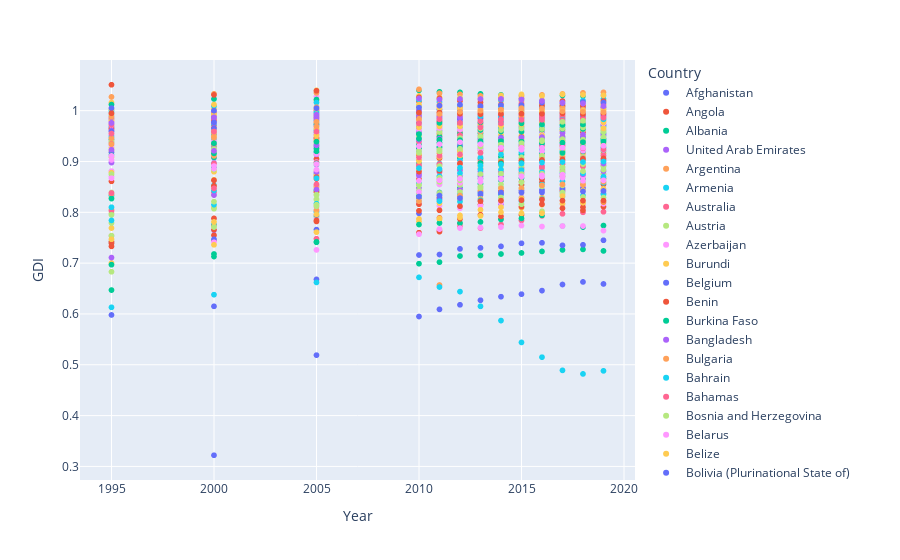

The notebook cell this image was saved under:
### Code cell
fig = px.scatter(json_df, x='Year', y='GDI', color='Country')
fig.show()
